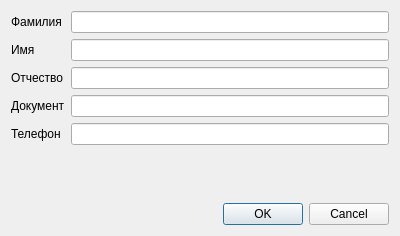
<?xml version="1.0" encoding="UTF-8"?>
<ui version="4.0">
 <class>DialogStudEdit</class>
 <widget class="QDialog" name="DialogStudEdit">
  <property name="geometry">
   <rect>
    <x>0</x>
    <y>0</y>
    <width>400</width>
    <height>236</height>
   </rect>
  </property>
  <property name="windowTitle">
   <string>Редактированиеинформации об обучающемся</string>
  </property>
  <layout class="QVBoxLayout" name="verticalLayout">
   <item>
    <layout class="QFormLayout" name="formLayout">
     <item row="0" column="0">
      <widget class="QLabel" name="label">
       <property name="text">
        <string>Фамилия</string>
       </property>
      </widget>
     </item>
     <item row="0" column="1">
      <widget class="QLineEdit" name="edFamily"/>
     </item>
     <item row="1" column="0">
      <widget class="QLabel" name="label_2">
       <property name="text">
        <string>Имя</string>
       </property>
      </widget>
     </item>
     <item row="1" column="1">
      <widget class="QLineEdit" name="edName"/>
     </item>
     <item row="2" column="0">
      <widget class="QLabel" name="label_3">
       <property name="text">
        <string>Отчество</string>
       </property>
      </widget>
     </item>
     <item row="2" column="1">
      <widget class="QLineEdit" name="edParent"/>
     </item>
     <item row="3" column="0">
      <widget class="QLabel" name="label_4">
       <property name="text">
        <string>Документ</string>
       </property>
      </widget>
     </item>
     <item row="3" column="1">
      <widget class="QLineEdit" name="edDocument"/>
     </item>
     <item row="4" column="0">
      <widget class="QLabel" name="label_5">
       <property name="text">
        <string>Телефон</string>
       </property>
      </widget>
     </item>
     <item row="4" column="1">
      <widget class="QLineEdit" name="edPhone"/>
     </item>
    </layout>
   </item>
   <item>
    <widget class="QDialogButtonBox" name="buttonBox">
     <property name="orientation">
      <enum>Qt::Horizontal</enum>
     </property>
     <property name="standardButtons">
      <set>QDialogButtonBox::Cancel|QDialogButtonBox::Ok</set>
     </property>
    </widget>
   </item>
  </layout>
 </widget>
 <resources/>
 <connections>
  <connection>
   <sender>buttonBox</sender>
   <signal>accepted()</signal>
   <receiver>DialogStudEdit</receiver>
   <slot>accept()</slot>
   <hints>
    <hint type="sourcelabel">
     <x>248</x>
     <y>254</y>
    </hint>
    <hint type="destinationlabel">
     <x>157</x>
     <y>274</y>
    </hint>
   </hints>
  </connection>
  <connection>
   <sender>buttonBox</sender>
   <signal>rejected()</signal>
   <receiver>DialogStudEdit</receiver>
   <slot>reject()</slot>
   <hints>
    <hint type="sourcelabel">
     <x>316</x>
     <y>260</y>
    </hint>
    <hint type="destinationlabel">
     <x>286</x>
     <y>274</y>
    </hint>
   </hints>
  </connection>
 </connections>
</ui>
